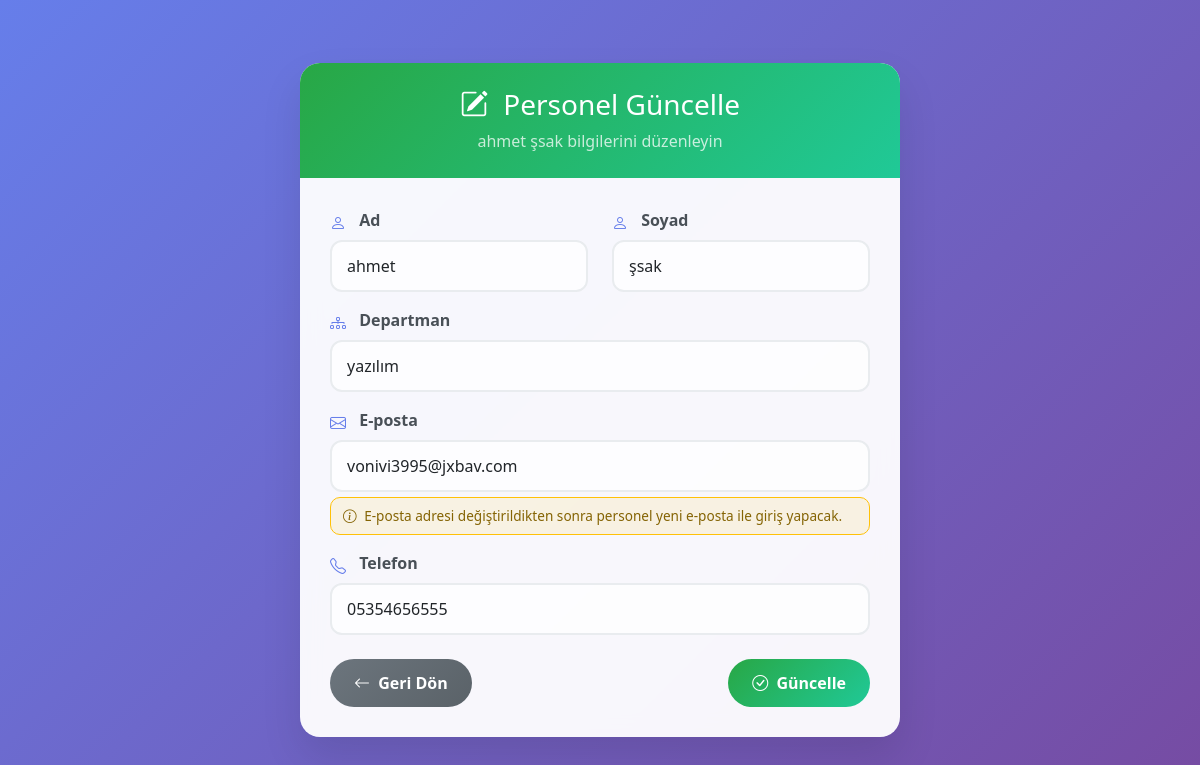
/update/1 (signed in), run on the app's committed database.
### tables this page shows
CREATE TABLE personel (
    id INTEGER PRIMARY KEY AUTOINCREMENT,
    ad TEXT NOT NULL,
    soyad TEXT NOT NULL,
    departman TEXT,
    email TEXT UNIQUE,
    telefon TEXT
, son_giris_tarihi TEXT, son_giris_saati TEXT);

### app.py (the view, shortened to what this page needs)
@app.route('/update/<int:id>', methods=['GET', 'POST'])
def update_personel(id):
    if not session.get('logged_in'):
        return redirect(url_for('login'))
    conn = get_db_connection()
    personel = conn.execute('SELECT * FROM personel WHERE id = ?', (id,)).fetchone()
    conn.close()
    return render_template('update_personel.html', personel=personel)

### app.py (called while the page is built)
def get_db_connection():
    conn = sqlite3.connect('personel.db')
    conn.row_factory = sqlite3.Row  # dict gibi erişim için
    return conn

### templates/update_personel.html (shortened to what this page needs)
<!DOCTYPE html>
<html lang="tr">
<head>
    <link href="https://cdn.jsdelivr.net/npm/bootstrap@5.3.0/dist/css/bootstrap.min.css" rel="stylesheet">
    <link rel="stylesheet" href="https://cdn.jsdelivr.net/npm/bootstrap-icons@1.11.3/font/bootstrap-icons.min.css">
</head>
<body>
    <div class="update-container">
        <div class="update-card">
            <div class="card-header">
                <h3 class="mb-0">
                    <i class="bi bi-pencil-square me-2"></i>
                    Personel Güncelle
                </h3>
                <p class="mb-0 mt-2 opacity-75">
                    {{ personel['ad'] }} {{ personel['soyad'] }} bilgilerini düzenleyin
                </p>
            </div>
            <div class="card-body">
                <form method="POST" autocomplete="off">
                    <div class="row">
                        <div class="col-md-6 mb-3">
                            <label for="ad" class="form-label">
                                <i class="bi bi-person form-icon"></i>Ad
                            </label>
                            <input type="text" class="form-control" id="ad" name="ad"
                                   value="{{ personel['ad'] }}" required>
                        </div>
                        <div class="col-md-6 mb-3">
                            <label for="soyad" class="form-label">
                                <i class="bi bi-person form-icon"></i>Soyad
                            </label>
                            <input type="text" class="form-control" id="soyad" name="soyad"
                                   value="{{ personel['soyad'] }}" required>
                        </div>
                    </div>
                    <div class="mb-3">
                        <label for="departman" class="form-label">
                            <i class="bi bi-diagram-3 form-icon"></i>Departman
                        </label>
                        <input type="text" class="form-control" id="departman" name="departman"
                               value="{{ personel['departman'] }}" required>
                    </div>
                    <div class="mb-3">
                        <label for="email" class="form-label">
                            <i class="bi bi-envelope form-icon"></i>E-posta
                        </label>
                        <input type="email" class="form-control" id="email" name="email"
                               value="{{ personel['email'] }}" required>
                        <div class="email-warning">
                            <i class="bi bi-info-circle me-1"></i>
                            E-posta adresi değiştirildikten sonra personel yeni e-posta ile giriş yapacak.
                        </div>
                    </div>
                    <div class="mb-4">
                        <label for="telefon" class="form-label">
                            <i class="bi bi-telephone form-icon"></i>Telefon
                        </label>
                        <input type="text" class="form-control" id="telefon" name="telefon"
                               maxlength="11" pattern="\d{11}" placeholder="05xxxxxxxxx"
                               value="{{ personel['telefon'] }}" required>
                    </div>
                    <div class="d-flex justify-content-between align-items-center">
                        <a href="{{ url_for('dashboard') }}" class="btn btn-back btn-custom">
                            <i class="bi bi-arrow-left me-1"></i> Geri Dön
                        </a>
                        <button type="submit" class="btn btn-update btn-custom">
                            <i class="bi bi-check-circle me-1"></i> Güncelle
                        </button>
                    </div>
                </form>
            </div>
        </div>
    </div>
</body>
</html>

### templates/update_personel.html (style rules this page uses)
body { background: linear-gradient(135deg, #667eea 0%, #764ba2 100%); min-height: 100vh; font-family: 'Segoe UI', Tahoma, Geneva, Verdana, sans-serif; }
.update-container { min-height: 100vh; display: flex; align-items: center; justify-content: center; padding: 20px; }
.update-card { background: rgba(255, 255, 255, 0.95); border-radius: 20px; box-shadow: 0 20px 40px rgba(0, 0, 0, 0.1); backdrop-filter: blur(10px); border: none; max-width: 600px; width: 100%; animation: slideIn 0.6s ease-out; }
.card-header { background: linear-gradient(135deg, #28a745, #20c997); color: white; border-radius: 20px 20px 0 0 !important; border: none; padding: 25px; text-align: center; }
.card-body { padding: 30px; }
.form-label { font-weight: 600; color: #495057; margin-bottom: 8px; display: flex; align-items: center; }
.form-icon { width: 1.2em; height: 1.2em; color: #667eea; margin-right: 10px; }
.form-control { border: 2px solid #e9ecef; border-radius: 12px; padding: 12px 15px; font-size: 1rem; transition: all 0.3s ease; background: rgba(255, 255, 255, 0.8); }
.btn-custom { min-width: 140px; padding: 12px 24px; border-radius: 25px; font-weight: 600; transition: all 0.3s ease; border: none; }
.btn-back { background: linear-gradient(135deg, #6c757d, #5a6268); color: white; }
.btn-update { background: linear-gradient(135deg, #28a745, #20c997); color: white; }
.email-warning { background: rgba(255, 193, 7, 0.1); border: 1px solid #ffc107; border-radius: 10px; padding: 8px 12px; margin-top: 5px; font-size: 0.85rem; color: #856404; }

### data on the page
personel: ad "ahmet", soyad "şsak", departman "yazılım", email "vonivi3995@jxbav.com", telefon "05354656555"
